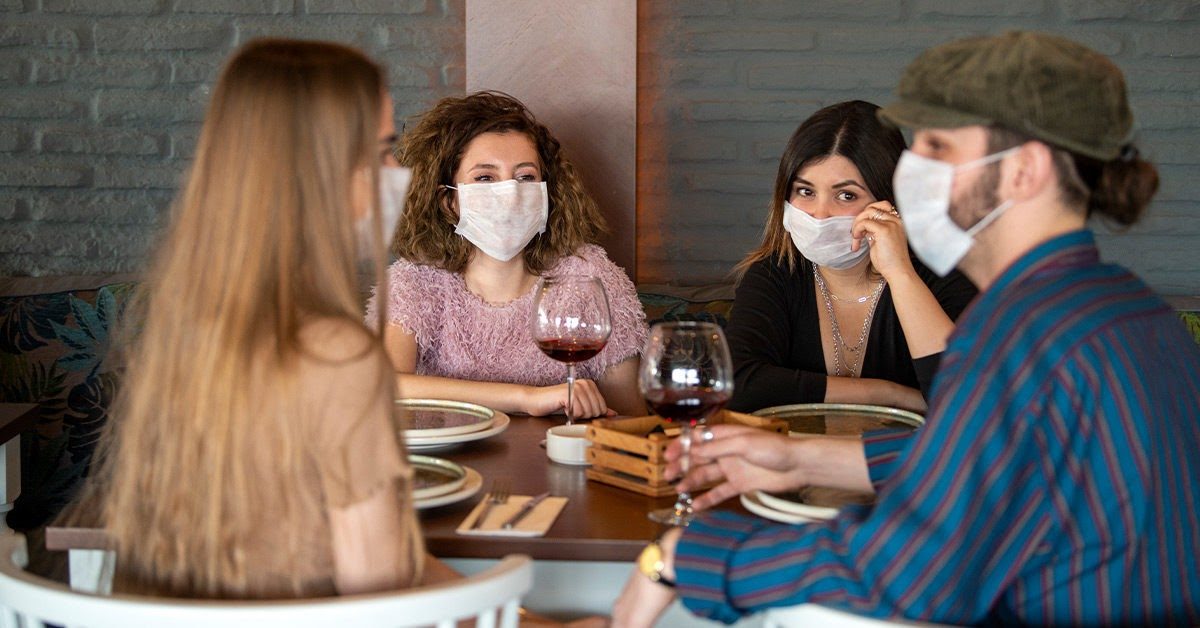
#> input picture Initial Demo/Face Detection via Cascade Classifier Demo/test.jpg, 1200 x 628 px
$ python 'Demo Test Image.py'
#> lines starting #> are read from the running program, lines starting #| are printed output that depends on the picture; after the words box and inside, x2 and y2 are one past the last pixel; in counts of white or black regions, pixels touching at a corner belong together
import cv2
import numpy as np

classifier = cv2.CascadeClassifier('data/haarcascade_frontalface_default.xml')
size = 5

def get_detection(frame):
    resized_down = cv2.resize(frame, (frame.shape[1] // size, frame.shape[0] // size))
    faces = classifier.detectMultiScale(resized_down)
    return faces

def make_square(image):
    height, width = image.shape[0:2]
    size = max(height, width)
    frame = np.zeros((size, size, 3), np.uint8)
    center_x, center_y = (size - width)//2, (size - height)//2
    frame[center_y:height+center_y, center_x:center_x+width] = image
    return frame

cap = cv2.imread('test.jpg')
#> cap is the input picture: shape (628, 1200, 3); mean B, G, R 87.8, 95.6, 108.4
img = cap
frame = img

try:
    for coor in get_detection(img):
#> in get_detection, `resized_down = cv2.resize(frame, (frame.shape[1] // size, frame.shape[..`:
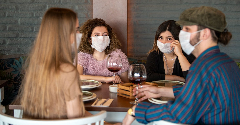
#> resized_down: shape (125, 240, 3); mean B, G, R 87.6, 95.5, 108.3
#> in get_detection, `faces = classifier.detectMultiScale(resized_down)`: faces = [[88, 26, 25, 25], [153, 29, 25, 25]]
        x, y, w, h = (value * size for value in coor)
        color = (0, 255, 0)
        frame = cv2.rectangle(img, (x, y) ,(x + w, y + h), color, 2)
        frame = cv2.putText(img, 'Face', (x, y - 10), cv2.FONT_HERSHEY_SIMPLEX, 0.8, color, 2,cv2.LINE_AA)
#> this loop made 2 passes
#> pass 1, `frame = cv2.rectangle(img, (x, y) ,(x + w, y + h), color, 2)`:
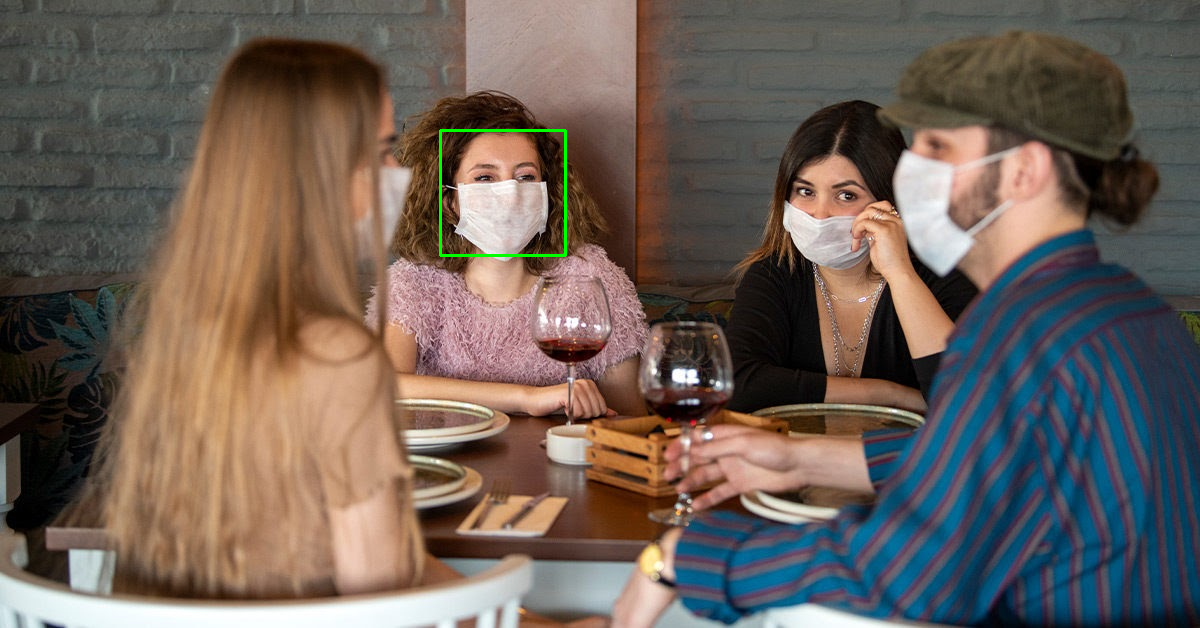
#> frame: shape (628, 1200, 3); 0.2% of pixels changed, all inside (x1, y1, x2, y2) = (439, 129, 567, 257)
#> pass 1, `frame = cv2.putText(img, 'Face', (x, y - 10), cv2.FONT_HERSHEY_SIMPLEX..`:
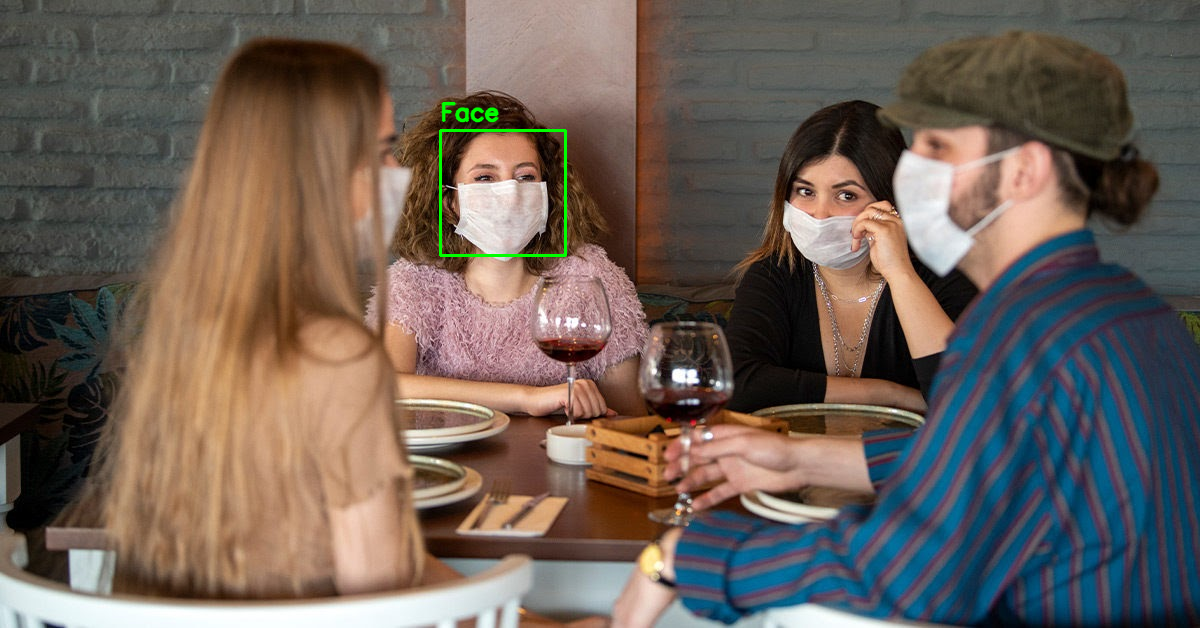
#> frame: shape (628, 1200, 3); 0.1% of pixels changed, all inside (x1, y1, x2, y2) = (441, 101, 500, 123)
#> pass 2, `frame = cv2.rectangle(img, (x, y) ,(x + w, y + h), color, 2)`:
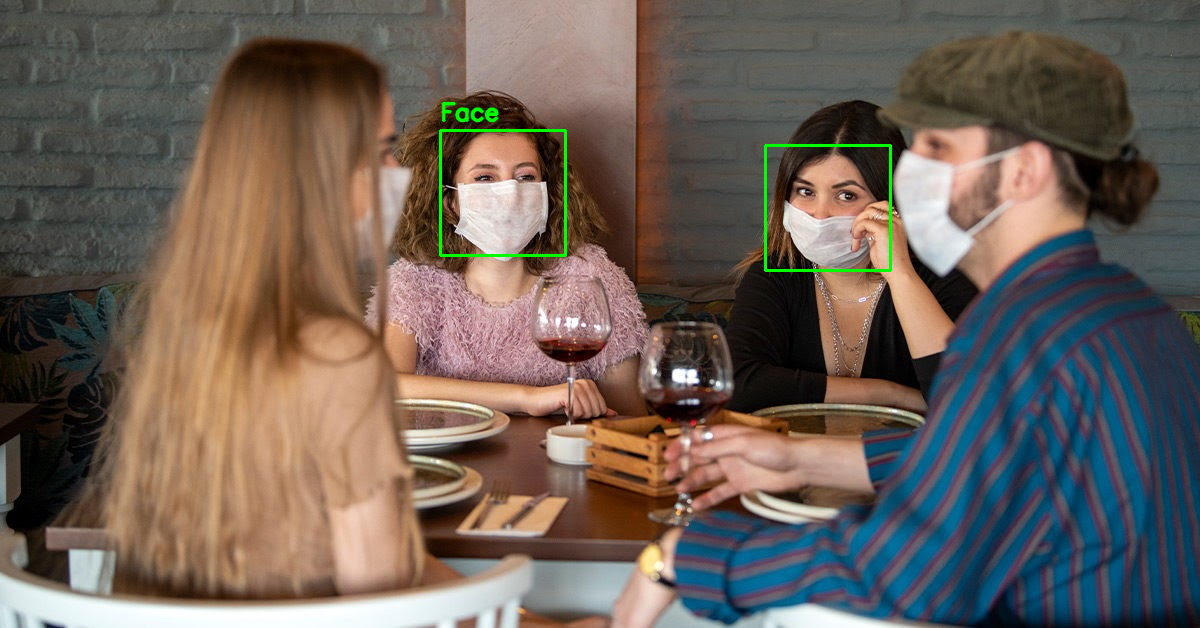
#> frame: shape (628, 1200, 3); 0.2% of pixels changed, all inside (x1, y1, x2, y2) = (764, 144, 892, 272)
#> after the loop:
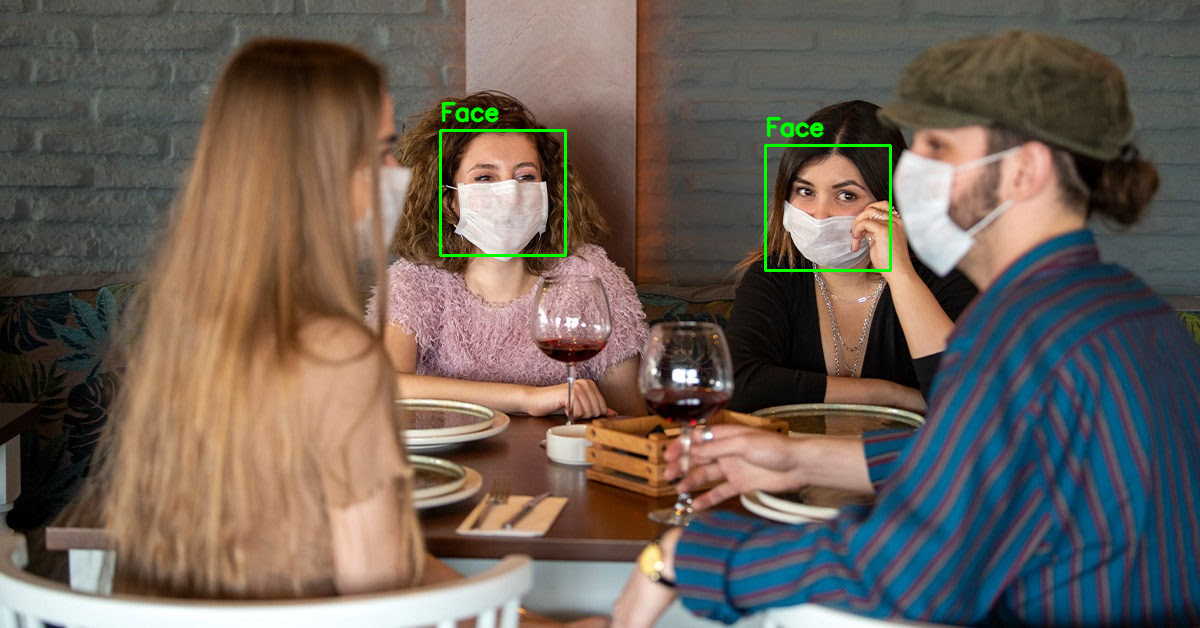
#> img: shape (628, 1200, 3); 0.6% of pixels changed, all inside (x1, y1, x2, y2) = (439, 101, 892, 272)
except:
    pass
finally:
    frame = make_square(frame)
#> in make_square, `frame[center_y:height+center_y, center_x:center_x+width] = image`:
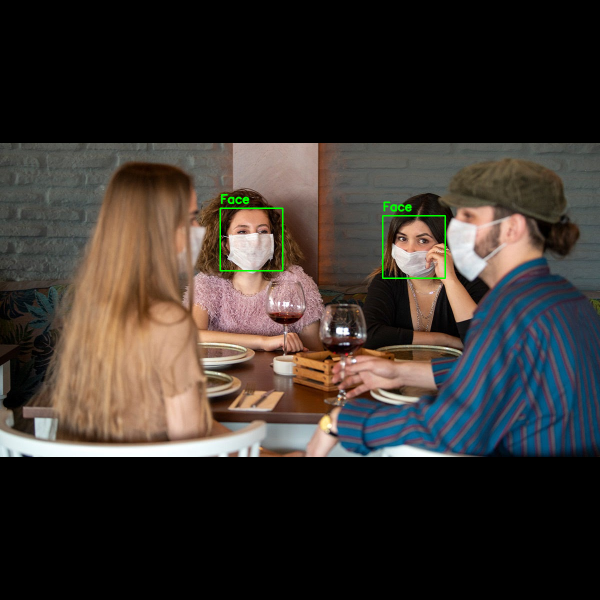
#> frame: shape (1200, 1200, 3) (shown at 1/2 size); mean B, G, R 45.8, 50.6, 56.5
    frame = cv2.resize(frame, (750, 750), interpolation=cv2.INTER_LINEAR)
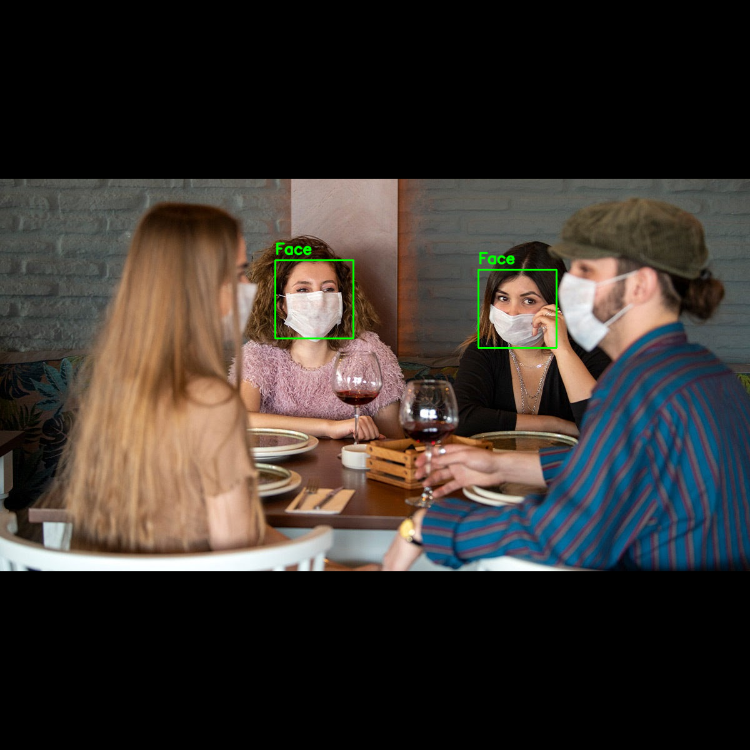
#> frame: shape (750, 750, 3); mean B, G, R 45.7, 50.5, 56.4

cv2.imshow('Image Face Detection', frame)
cv2.waitKey(0)
cv2.destroyAllWindows()
